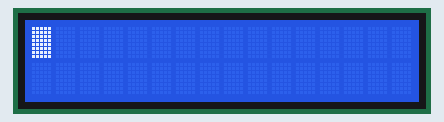
The sketch below on a simulated Arduino Uno, built with avr-gcc and run on an emulated ATmega328P. Parts: 16×2 character LCD.

Above: at 0.1 s.
At 4.6 s:
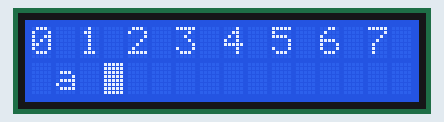
At 8.1 s:
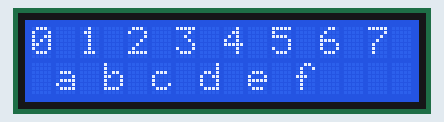
At 21.2 s:
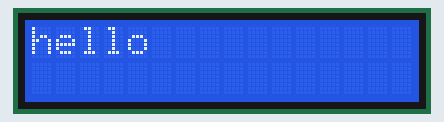
At 24.2 s:
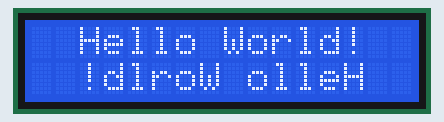
At 34.2 s:
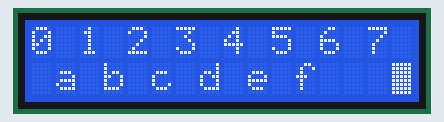

Measured:
- what the display in image 1 shows lasts 0.5 s, from 4.6 s to 5.1 s
- what the display in image 2 shows lasts 1.0 s, from 8.1 s to 9.1 s
- what the display in image 3 shows lasts 1.5 s, from 21.1 s to 22.6 s

The sketch:

sample_textLCD.ino
```cpp
// board : wemos d1 r1
// library : LiquidCrystal I2C by Frank de Brabander (ver 1.1.2)
// pin assign : GND-GND, VCC-5V, SDA-D4, SCL-D3

#include <LiquidCrystal_I2C.h>
#include <Wire.h>

//Input I2C address after check address at the first parameter
LiquidCrystal_I2C lcd(0x27, 16, 2); // 0x27 of 0x3F

void setup() {
  lcd.init();
  lcd.backlight();
}

void loop()
{
  LCD_Cursor(); delay(1000);
  lcd.clear(); delay(1000);

  LCD_Scroll(); delay(1000);
  lcd.clear(); delay(1000);

  LCD_Align(); delay(1000);
  lcd.clear(); delay(1000);
}

void LCD_Cursor(void)
{
  char temp[16] = "01234567abcdef";
  int Interval = 500;
  //lcd.noCursor();
  lcd.cursor();
  //lcd.noBlink();
  lcd.blink();

  for (int i=0; i<8 ; i++)
  {
    lcd.setCursor(2*i,0);
    delay(Interval);
    lcd.print(temp[i]);
  }

  for (int i=0; i<8 ; i++)
  {
    lcd.setCursor(2*i+1,1);
    delay(Interval);
    lcd.print(temp[i+8]);
  }
}

void LCD_Scroll(void)
{
  lcd.noCursor();
  lcd.noBlink();
  lcd.setCursor(0,0);
  lcd.print("hello");
  delay(500);
  for (int i=0 ; i<11 ; i++)
  {
    lcd.scrollDisplayRight();
    delay(500);
  }

  for (int i=0 ; i<11 ; i++)
  {
    lcd.scrollDisplayLeft();
    delay(500);
  }
}

void LCD_Align(void)
{
  lcd.leftToRight();
  lcd.setCursor(0,0);
  lcd.print("  Hello World!  ");
  delay(500);

  lcd.rightToLeft();
  lcd.setCursor(15,1);
  lcd.print("  Hello World!  ");
  delay(500);
}
```
